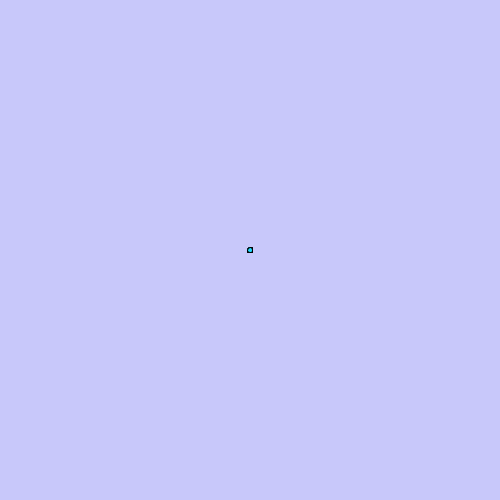
Frame 1 (no input)
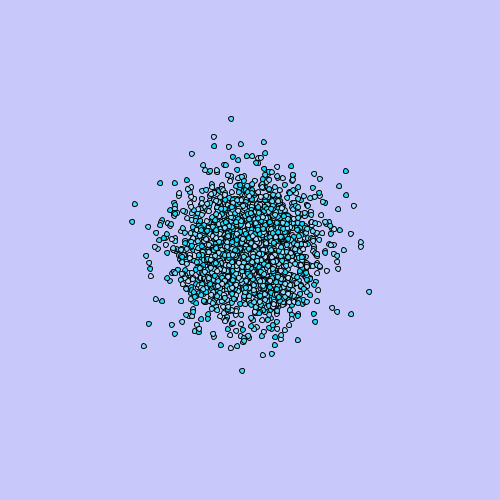
Frame 60 (the mouse pressed at the canvas centre just before this capture)
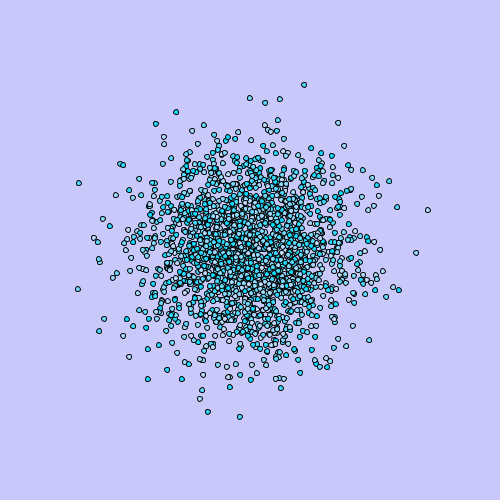
Frame 120 (the mouse held since frame 60 and released just before this capture)

The Processing sketch that drew these frames (run headless with seeded random() and noise(); from frame 60 on, the mouse is pressed at the canvas centre):

// Processing sketch: processing_169720
// ── processing_169720.pde


Cell[] myCells = new Cell[2000];

float a = 0;

float b = 0;

void setup() {
  size(500, 500);
  for (int i = 0; i < myCells.length; i ++) {
    myCells[i] = new Cell();
  }
}

void draw() {
  background(200,200,250);
  //fill (200,b,b);
  //noFill();
  for (int i=0; i< myCells.length; i++) {
    myCells[i].display();
    myCells[i].update();
    //a = 0;
    //b = 0+200;
  
  }
}

//this is the cell classe. We defnie it in two parts. First we delare its variables:

class Cell{
  
  float xlocation;
  float ylocation;
  float dia;
  boolean isseed;
  float cellred, cellgreen, cellblue;
  float lineweight;
  float a = 200;
  float b = 200;
  float c = 200;
    float r = random(a);
    float r2 = random(b);
    float r3 = random(c);
  
//then we construct it - using a 'constructor 
  
  Cell(){
  
    xlocation = random(250,250);
    ylocation = random(250,250);
    dia = 5;
    isseed = false;
    cellred = r3;
    cellgreen = r2;
    cellblue = r;
    lineweight = 0.1;
    r3 = a+80;
    r2 = b+20;
  }
  
  void display(){
    stroke(lineweight);
    fill(r,r2,r3);
    ellipse(xlocation, ylocation, dia,dia);
  }
  void update(){
    xlocation = xlocation+random(-8,8);
    ylocation = ylocation+random(-8,8);
  }
}


  
  
    
  
